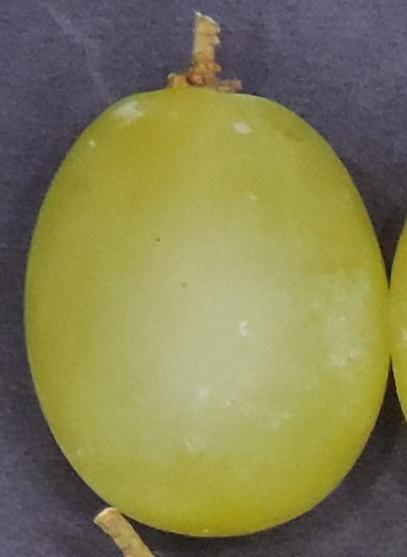
%> input picture aula_12_12/I_0h_1.jpg, 407 x 557 px
$ octave circulo.m   (GNU Octave 9; MATLAB toolbox functions it lacks are replaced by stand-ins)
%> lines starting %> are read from the running program, lines starting %| are printed output that depends on the picture
clear all;

rgb = imread('I_0h_1.jpg');
%> rgb is the input picture: size 557x407x3 uint8; mean R, G, B 130.8, 126.7, 82.3

%hsv = rgb2hsv(rgb);

imshow(rgb);
d = imdistline;
delete(d);

gray = rgb2gray(rgb);
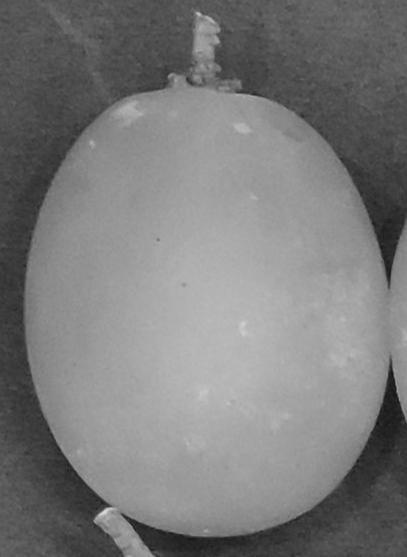
%> gray: size 557x407 uint8; min 16, max 218, mean 122.9

imshow(gray);

[centers, radii] = imfindcircles(rgb,[20 60], 'objectPolarity','dark', 'Sensitivity',0.9);
%> centers = [204 279]; radii = 20

imshow(rgb);

h = viscircles(centers, radii);
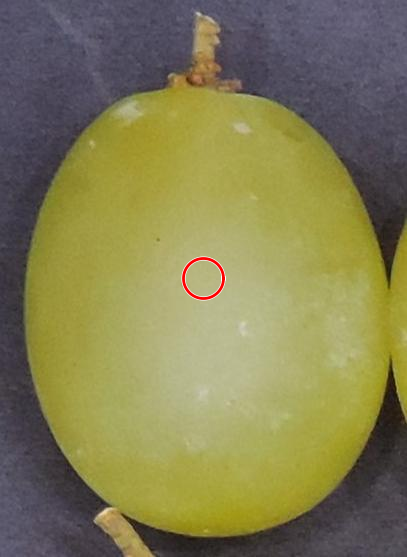
%> figure redrawn from the program's plot data

$ run again, with aula_12_12/00.JPG copied over aula_12_12/I_0h_1.jpg
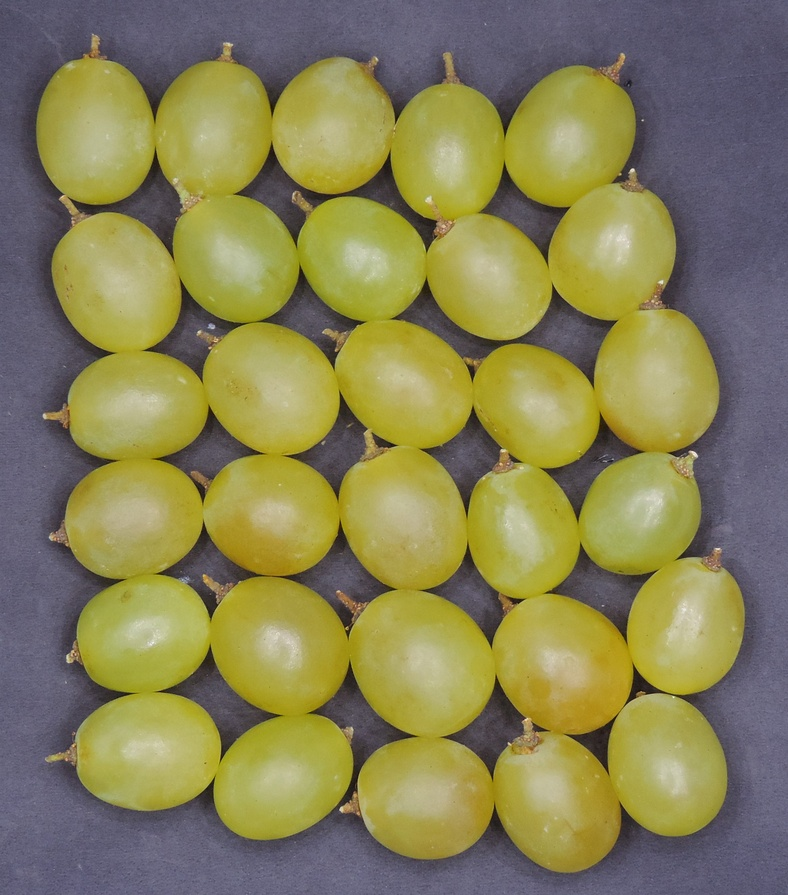
%> input picture aula_12_12/00.JPG, 788 x 895 px, shrunk from 2421 x 2749 before the run
%> rgb is the input picture: size 895x788x3 uint8; mean R, G, B 135.5, 130.1, 85.5
%> `gray = rgb2gray(rgb);`:
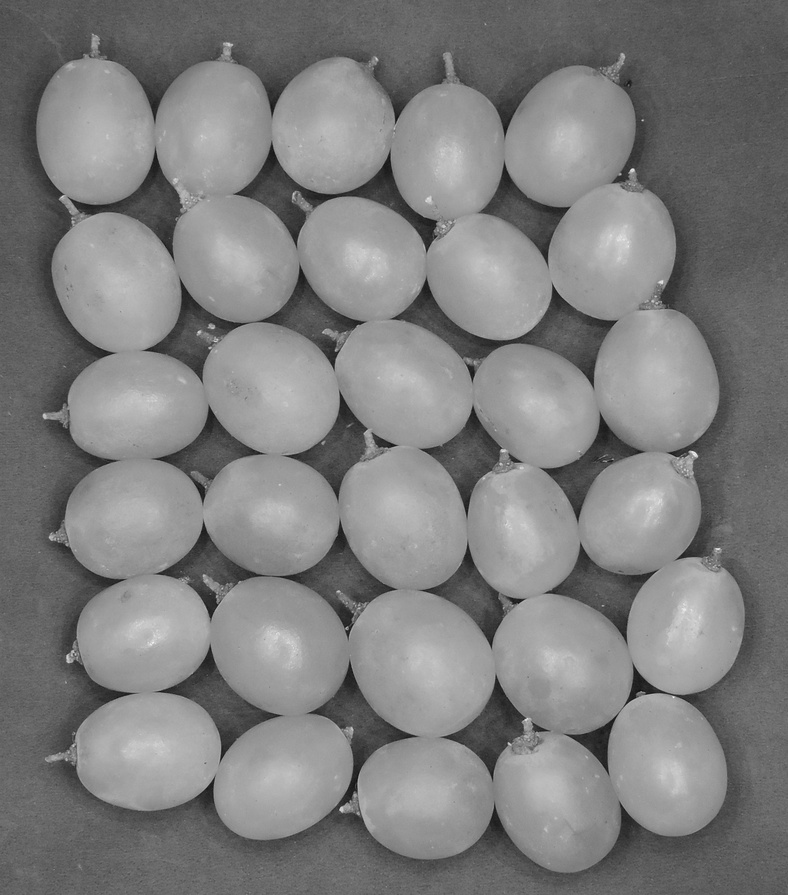
%> gray: size 895x788 uint8; min 13, max 245, mean 126.6
%> centers = [394.5 448]; radii = 20
%> `h = viscircles(centers, radii);`:
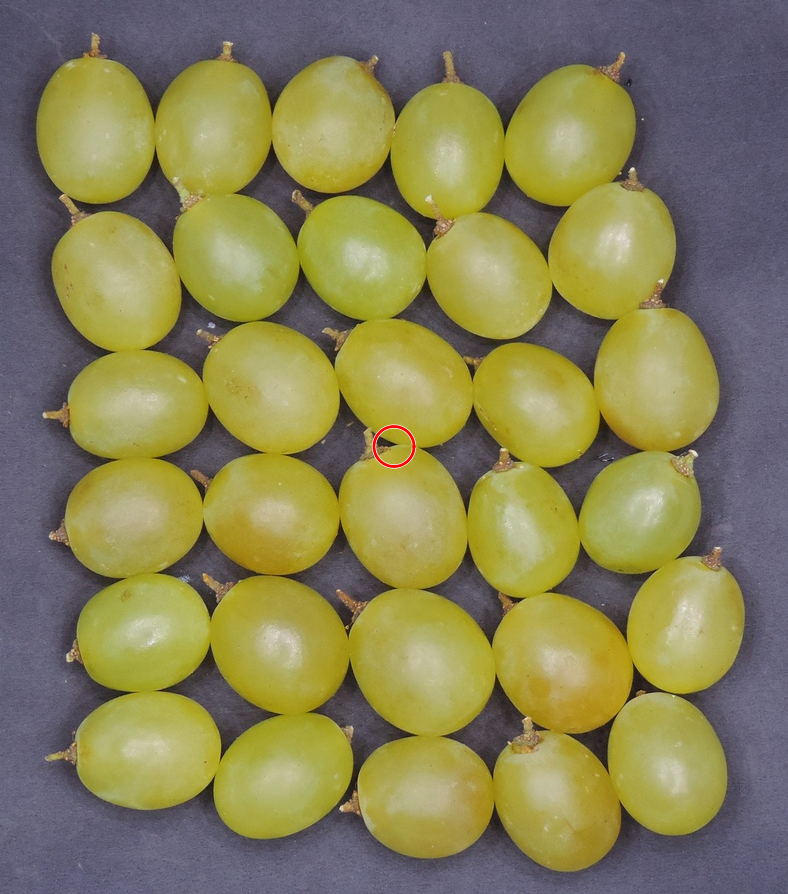
%> figure redrawn from the program's plot data
